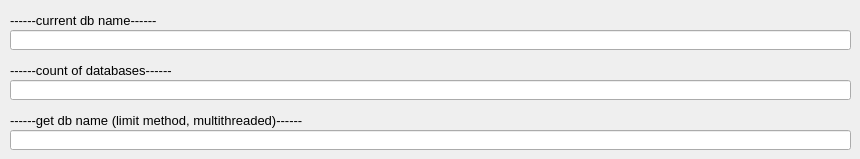
        <widget class="QWidget" name="tab_16">
         <attribute name="title">
          <string>bases</string>
         </attribute>
         <widget class="QLabel" name="label_8">
          <property name="geometry">
           <rect>
            <x>10</x>
            <y>10</y>
            <width>151</width>
            <height>20</height>
           </rect>
          </property>
          <property name="font">
           <font>
            <pointsize>10</pointsize>
           </font>
          </property>
          <property name="text">
           <string>------current db name------</string>
          </property>
         </widget>
         <widget class="QLabel" name="label_50">
          <property name="geometry">
           <rect>
            <x>10</x>
            <y>110</y>
            <width>381</width>
            <height>20</height>
           </rect>
          </property>
          <property name="font">
           <font>
            <pointsize>10</pointsize>
           </font>
          </property>
          <property name="text">
           <string>------get db name (limit method, multithreaded)------</string>
          </property>
         </widget>
         <widget class="QLineEdit" name="q_union_my_dbs_count">
          <property name="geometry">
           <rect>
            <x>10</x>
            <y>80</y>
            <width>841</width>
            <height>20</height>
           </rect>
          </property>
          <property name="font">
           <font>
            <pointsize>9</pointsize>
           </font>
          </property>
          <property name="text">
           <string/>
          </property>
         </widget>
         <widget class="QLineEdit" name="q_union_my_curr_db_name">
          <property name="geometry">
           <rect>
            <x>10</x>
            <y>30</y>
            <width>841</width>
            <height>20</height>
           </rect>
          </property>
          <property name="font">
           <font>
            <pointsize>9</pointsize>
           </font>
          </property>
          <property name="text">
           <string/>
          </property>
         </widget>
         <widget class="QLabel" name="label_52">
          <property name="geometry">
           <rect>
            <x>10</x>
            <y>60</y>
            <width>171</width>
            <height>20</height>
           </rect>
          </property>
          <property name="font">
           <font>
            <pointsize>10</pointsize>
           </font>
          </property>
          <property name="text">
           <string>------count of databases------</string>
          </property>
         </widget>
         <widget class="QLineEdit" name="q_union_my_get_db_name2">
          <property name="geometry">
           <rect>
            <x>10</x>
            <y>130</y>
            <width>841</width>
            <height>20</height>
           </rect>
          </property>
          <property name="font">
           <font>
            <pointsize>9</pointsize>
           </font>
          </property>
          <property name="text">
           <string/>
          </property>
         </widget>
        </widget>
